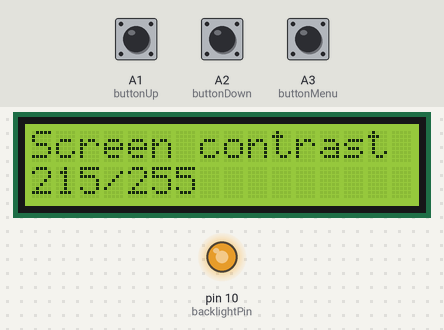
Recording of a sketch running on a simulated Arduino Uno, built with avr-gcc and run on an emulated ATmega328P. Shown: 16×2 character LCD, output pins drawn as LEDs (lit = HIGH). The test bench sets the inputs (shaded band); at power-on: A3 (buttonMenu) LOW, A2 (buttonDown) LOW, A1 (buttonUp) LOW. Pins used as bus, display or sensor lines are not drawn; what the sketch prints to the serial monitor is not drawn.

Above: at 1.2 s.
1.3 s: A3 (buttonMenu) pulled HIGH for 0.25 s
At 1.9 s:
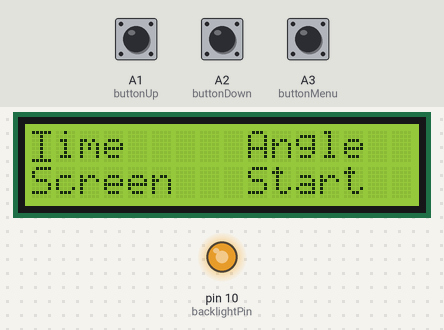
3.1 s: A3 (buttonMenu) pulled HIGH for 1 s
At 4.2 s:
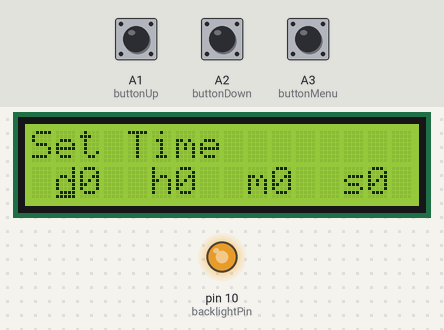
5.6 s: A2 (buttonDown) pulled HIGH for 0.25 s
At 6.7 s:
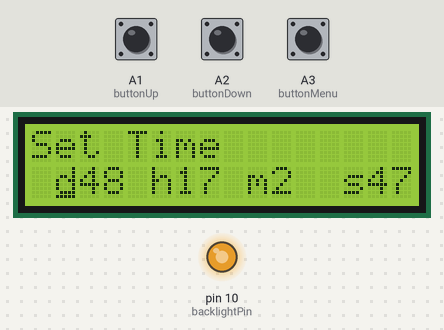
8.8 s: A1 (buttonUp) pulled HIGH for 1 s
At 11.0 s:
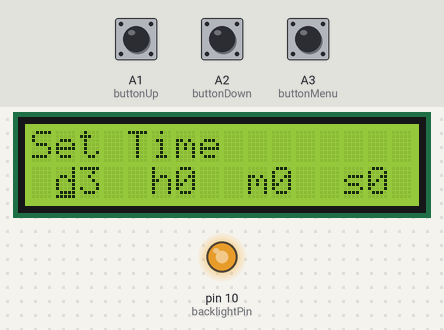
11.3 s: A2 (buttonDown) pulled HIGH for 1 s
At 11.59 s:
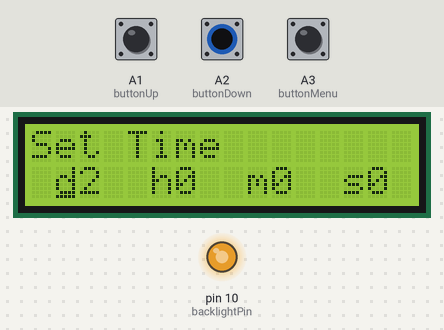
15.3 s: A2 (buttonDown) pulled HIGH for 1 s
At 17.2 s:
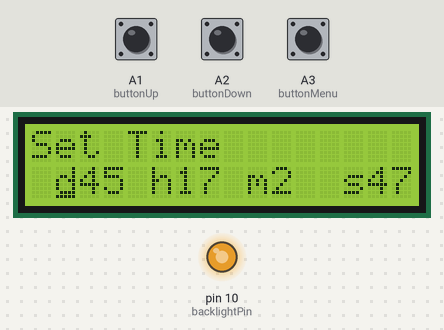
Timing chart, 0 to 18.7 s (numbered marks = the images above; inputs shaded):
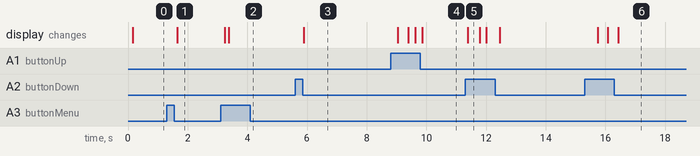

The sketch:

Timelapse_machine.ino
```cpp
#include <Stepper.h>
#include <LiquidCrystal.h>


//Pins
    //Pins for crystal
    const int rs = 2;
    const int enable = 3;
    const int d4 = 4;
    const int d5 = 5;
    const int d6 = 6;
    const int d7 = 7;

    //Pins for motor
    const int motorPin1 = 8;
    const int motorPin2 = 9;
    const int motorPin3 = 12;
    const int motorPin4 = 13;

    // Pins that aren't connected to the library, but are still related to LCD
    const int backlightPin = 10;
    const int contrastPin = 11;

    //Other Pins
    const int buttonUp = A1;
    const int buttonDown = A2;
    const int buttonMenu = A3;
    //Reset button - should be connected to a pnp to LCD/Motor and to Arduino

//Motor
    // Settings for Motor
    const int stepsPerRevolution = 64;    // For the engine
    const int oneRevolution = stepsPerRevolution * 32; //Approximate with gearing
    const float stepResolution = (float) 360 / oneRevolution; //Good for finding out positioning
    const int oneDegree = oneRevolution / 360; //Not REALLY one degree, but anyway.
    const int motorSpeed = 10; //RPM of the motor, gives 10/64 RPM out (0,15RPM)

    // The stepper motor is geared, so it has 64 internal translated to 64x32 steps out.
    Stepper myStepper(stepsPerRevolution, motorPin1, motorPin2, motorPin3, motorPin4);

//LCD
LiquidCrystal lcd(rs, enable, d4, d5, d6, d7);

//Variables
    unsigned long loopTime = 0;
    unsigned long lastPressTime = 0;
    int debounceTime = 200;

    //Values for settings
    int contrast = 40; //TODO Calibrate initial value
    int angle = 0;
    unsigned long time = 0;

    float currentMotorPosition = 0;

    bool timelapseRunning = false;
    bool initialContrastSet = false;

//State recording

    //Screens
    const int timeScreen = 0;
    const int angleScreen = 1;
    const int contrastScreen = 2;
    const int startItem = 3; //ONLY for currentSelection
    const int firstItem = timeScreen;
    const int lastItem = startItem;

    const int menuScreen = 100; //ONLY for currentScreen
    const int timelapseScreen = 200; //Not included as of yet

    char* menuItems[] = {
        "Time",
        "Angle",
        "Screen",
        "Start"
    };

    //Keeps track of which screen we are on
    int currentScreen = menuScreen; //initiate on menu screen
    int currentSelection = firstItem; //Initiate on First item

    //Buttons
    const int up = 1;
    const int down = 2;
    const int menu = 3;

    int previousButton = 0;
    bool buttonRepeated = false;
    int numberOfRepeats = 0;

    bool buttonUpOn = false;
    bool buttonDownOn = false;
    bool buttonMenuOn = false;


void setup() {
    //Motor
    myStepper.setSpeed(motorSpeed);

    //LCD
    lcd.begin(16, 2);
    lcd.noAutoscroll();

    //Contrast pin
    analogWrite(contrastPin, contrast);
    //LED Backlighting pin
    analogWrite(backlightPin, 200);

    Serial.begin(9600);

}


void loop() {

    Serial.println(" ");
    Serial.println( "New loop has begun" );
    Serial.print( "  Contrast is set to: "); Serial.println( contrast );
    Serial.print( "  Angle is set to: "); Serial.println( angle );
    Serial.print( "  Time is set to: "); Serial.println( time );
    Serial.println("  -----  ");

    loopTime = millis();
    readButtons();

    if( !initialContrastSet ){

        if( buttonMenuOn ) {
            //If the "ok" button is pressed, the contrast is OK
            initialContrastSet = true;
        } else {
            contrastScreenLogic();
        }

        Serial.print( "  InitialContrast set: " ); Serial.println( initialContrastSet );

    } else if( !timelapseRunning ) {

        //These weird if cases are nescessary because of switch/case implementation
        if( currentScreen == menuScreen ){
            Serial.println("  MENU Screen entered");
            menuScreenLogic();
        } else if( currentScreen == timeScreen ){
            Serial.println("  TIME Screen entered");
            timeScreenLogic();
        } else if( currentScreen == contrastScreen ){
            Serial.println("  CONTRAST Screen entered");
            contrastScreenLogic();
        } else if( currentScreen == angleScreen ){
            Serial.println("  ANGLE Screen entered");
            angleScreenLogic();
        } else {
            currentScreen = menuScreen;
        }

    } else {
        lcd.clear();
        lcd.setCursor( 0, 0 );
        lcd.noCursor();
        lcd.print("  Engine on");
    }

}

/*
     Function to read all the input buttons. This is done to avoid
         calling digitalRead mutliple times for each instance where the
         variable is needed. Furthermore, to avoid inconsitant behaviour,
         it is beneficial to share the button state over the entire loop.
*/
void readButtons() {

    buttonUpOn = false;
    buttonDownOn = false;
    buttonMenuOn = false;

    if( lastPressTime + debounceTime < loopTime ) {
        //There must be some time between presses to avoid button bounce

        if( digitalRead(buttonUp) == HIGH ){

            buttonUpOn = true;
            Serial.println("!!Button UP pressed");

            buttonRepeated = ( previousButton == up );

            previousButton = up;
            lastPressTime = loopTime;

        } else if( digitalRead(buttonDown) == HIGH ){

            buttonDownOn = true;
            Serial.println("!!Button DOWN pressed");

            buttonRepeated = ( previousButton == down );

            previousButton = down;
            lastPressTime = loopTime;

        } else if( digitalRead(buttonMenu) == HIGH ){

            buttonMenuOn = true;
            Serial.println("!!Button MENU pressed");

            buttonRepeated = ( previousButton == menu );

            previousButton = menu;
            lastPressTime = loopTime;

        } else {

            previousButton = 0;
            buttonRepeated = false;
            numberOfRepeats = 0;

        }

        if( buttonRepeated ){
            numberOfRepeats += 1;
            Serial.print("!!Button was repeated!, repeated times: "); Serial.println( numberOfRepeats );
        }

    }

}


void menuScreenLogic() {

    lcd.cursor();
    lcd.clear();

    if( !buttonRepeated ){

        if( buttonUpOn ){

            if( ++currentSelection >= ( sizeof(menuItems) / sizeof(menuItems[0]) ) ){
                currentSelection = firstItem;
            }

        } else if( buttonDownOn ){

            if( --currentSelection < 0 ){
                currentSelection = lastItem;
            }

        } else if( buttonMenuOn ){

            //If the button is pressed, we can go back to the loop
            if( currentScreen == startItem ){
                //Starts the timelapse
                timelapseRunning = true;
            } else {
                //Switches screens
                currentScreen = currentSelection;
            }

            return;

        }

    }

    //Print menu choices
    for( int item; item < 4; item++ ) {

        if( ( sizeof(menuItems[item]) / sizeof (menuItems[item][0]) ) < 6 ){

            //Integer MAGIC!
            lcd.setCursor( 9 * ( item % 2 ), item/2 );
            lcd.print(menuItems[item]);

        } else {

            for( int i = 0; i < 6; i++ ){

                //Integer MAGIC!
                lcd.setCursor( 9 * ( item % 2 ) + i, item/2 );
                lcd.write(menuItems[item][i]);

            }

        }

    }

    //Set updated cursor position
    lcd.setCursor( 9 * ( currentSelection % 2 ), currentSelection / 2 );

}

int currentTimeUnit = 0;
char timeUnits[] = {
    'd',
    'h',
    'm',
    's'
};
unsigned long timeConversions[] = {
    86400000,
    3600000,
    60000,
    1000
};
int currentTimeValues[] = {
    0,
    0,
    0,
    0
};

void timeScreenLogic() {

    if( buttonUpOn ){
        time += calculatedAcceleration() * timeConversions[currentTimeUnit];
    } else if( buttonDownOn ) {

        unsigned long reduction = calculatedAcceleration() * timeConversions[currentTimeUnit];

        if( time - reduction < 0 ){
            time = 0;
        } else{
            time -= calculatedAcceleration() * timeConversions[currentTimeUnit];
        }

    }

    if( buttonMenuOn && !buttonRepeated ){

        currentTimeUnit += 1;

        if( sizeof(timeUnits)/sizeof(timeUnits[0]) < currentTimeUnit + 1 ){

            currentTimeUnit = 0;
            currentScreen = menuScreen;
            return; //Avoid printing to screen

        }

    }

    printCurrentTime();
    lcd.setCursor( ( 1 + currentTimeUnit * 4 ), 1 );

}

void printCurrentTime(){

    lcd.clear();
    lcd.setCursor( 0, 0 );

    //First line:
    lcd.print("Set Time");

    //Second line: " Dxx Hxx Mxx Sxx"
    unsigned long subdividedTime = time;
    for( int i = 0; i < 4; i++ ){

        lcd.setCursor( ( 1 + 4 * i ), 1 );
        //Write character
        lcd.write(timeUnits[i]);

        //Save the current value for time unit
        currentTimeValues[i] = ( subdividedTime / timeConversions[i] );
        //Remove the current value from the calucation variable
        //  Allows subsequent units to only get "their" part of the time
        if( currentTimeValues[i] > 0 ){
            subdividedTime %= ( currentTimeValues[i] * timeConversions[i] );
            Serial.print("    subdividedTime is: "); Serial.print(timeUnits[i]); Serial.println(subdividedTime);
        }

        lcd.print(currentTimeValues[i]);

    }

}

/*
TODO - should be expanded to have a more generic structure for these
two very similar screens
*/
int calculatedAcceleration(){

    int acceleration = 1;

    //Will incraese speed by double every 5 repeats!
    for( int i = 0; i < ( numberOfRepeats / 5) && acceleration < 130; i++ ){
        acceleration *= 2;
    }

    return (int) acceleration;

}

void renderScreenWithText( char text[], int currentValue, int maxValue ){

    Serial.println("  Render text logic");
    Serial.print( "    Text received: " );Serial.println(text);

    lcd.noCursor();
    lcd.clear();

    //Print the first line
    lcd.setCursor( 0, 0 );
    lcd.print( text );


    //Print the second line
    lcd.setCursor( 0, 1 );
    lcd.print( currentValue, DEC); lcd.print("/"); lcd.print(maxValue, DEC );

}

void contrastScreenLogic() {

    if( buttonUpOn){
        contrast += calculatedAcceleration();
    } else if( buttonDownOn ) {
        contrast -= calculatedAcceleration();
    }

    if( contrast > 255 )
        contrast = 255;
    if( contrast < 0 )
        contrast = 0;

    analogWrite( contrastPin, contrast );

    if( buttonMenuOn && !buttonRepeated ){

        currentScreen = menuScreen;
        return;

    }

    renderScreenWithText("Screen contrast", ( 255 - contrast ), 255);

}

void angleScreenLogic() {

    if( buttonUpOn ){
        angle += calculatedAcceleration();
    } else if( buttonDownOn ) {
        angle -= calculatedAcceleration();
    }

    if( angle > 720 ) {
        angle = 720;
    }
    if( angle < 0 ) {
        angle = 0;
    }

    if( buttonMenuOn && !buttonRepeated ){

        currentScreen = menuScreen;
        return;

    }

    renderScreenWithText( "Set Angle range", angle, 720 );

}
```

Measured:
- after the input at 1.3 s, the display: changes after 0.34 s (image 1)
- after the input at 3.1 s, the display: first changes after 0.14 s (image 2 shows a later state)
- after the input at 5.6 s, the display: changes after 0.29 s (image 3)
- after the input at 8.8 s, the display: first changes after 0.24 s (image 4 shows a later state)
- after the input at 11.3 s, the display: changes after 0.09 s (image 5)
- after the input at 15.3 s, the display: first changes after 0.44 s (image 6 shows a later state)
- what the display in image 5 shows lasts 0.4 s, from 11.4 s to 11.8 s
